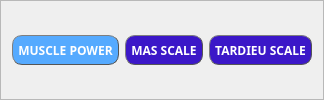
            <widget class="QFrame" name="frame_24">
             <property name="minimumSize">
              <size>
               <width>0</width>
               <height>40</height>
              </size>
             </property>
             <property name="font">
              <font>
               <pointsize>9</pointsize>
              </font>
             </property>
             <property name="frameShape">
              <enum>QFrame::StyledPanel</enum>
             </property>
             <property name="frameShadow">
              <enum>QFrame::Raised</enum>
             </property>
             <layout class="QHBoxLayout" name="horizontalLayout_9">
              <item>
               <widget class="QPushButton" name="regpg2Back_btn_9">
                <property name="sizePolicy">
                 <sizepolicy hsizetype="Minimum" vsizetype="Fixed">
                  <horstretch>0</horstretch>
                  <verstretch>0</verstretch>
                 </sizepolicy>
                </property>
                <property name="minimumSize">
                 <size>
                  <width>0</width>
                  <height>30</height>
                 </size>
                </property>
                <property name="maximumSize">
                 <size>
                  <width>400</width>
                  <height>16777215</height>
                 </size>
                </property>
                <property name="font">
                 <font>
                  <family>Segoe UI Black</family>
                  <weight>75</weight>
                  <bold>true</bold>
                 </font>
                </property>
                <property name="styleSheet">
                 <string notr="true">QPushButton {
    color:#ffffff ;
    border: 1px solid #555;
    border-radius: 10px;
    border-style: outset;
    background:#55aaff;
        
    padding: 5px;
    }

QPushButton:hover {
    background:#60adff
    }

QPushButton:pressed {
    border-style: inset;
    background:#55aaff
      
}</string>
                </property>
                <property name="text">
                 <string>MUSCLE POWER</string>
                </property>
               </widget>
              </item>
              <item>
               <widget class="QPushButton" name="regpg2Back_btn_8">
                <property name="sizePolicy">
                 <sizepolicy hsizetype="Minimum" vsizetype="Fixed">
                  <horstretch>0</horstretch>
                  <verstretch>0</verstretch>
                 </sizepolicy>
                </property>
                <property name="minimumSize">
                 <size>
                  <width>0</width>
                  <height>30</height>
                 </size>
                </property>
                <property name="maximumSize">
                 <size>
                  <width>400</width>
                  <height>16777215</height>
                 </size>
                </property>
                <property name="font">
                 <font>
                  <family>Segoe UI Black</family>
                  <weight>75</weight>
                  <bold>true</bold>
                 </font>
                </property>
                <property name="styleSheet">
                 <string notr="true">QPushButton {
    color:#ffffff ;
    border: 1px solid #555;
    border-radius: 10px;
    border-style: outset;
    background:#3b17c8;
        
    padding: 5px;
    }

QPushButton:hover {
    background: rgb(85, 0, 255)
    }

QPushButton:pressed {
    border-style: inset;
    background:#3b17c8
      
}</string>
                </property>
                <property name="text">
                 <string>MAS SCALE</string>
                </property>
               </widget>
              </item>
              <item>
               <widget class="QPushButton" name="regpg2Back_btn_7">
                <property name="sizePolicy">
                 <sizepolicy hsizetype="Minimum" vsizetype="Fixed">
                  <horstretch>0</horstretch>
                  <verstretch>0</verstretch>
                 </sizepolicy>
                </property>
                <property name="minimumSize">
                 <size>
                  <width>0</width>
                  <height>30</height>
                 </size>
                </property>
                <property name="maximumSize">
                 <size>
                  <width>400</width>
                  <height>16777215</height>
                 </size>
                </property>
                <property name="font">
                 <font>
                  <family>Segoe UI Black</family>
                  <weight>75</weight>
                  <bold>true</bold>
                 </font>
                </property>
                <property name="styleSheet">
                 <string notr="true">QPushButton {
    color:#ffffff ;
    border: 1px solid #555;
    border-radius: 10px;
    border-style: outset;
    background:#3b17c8;
        
    padding: 5px;
    }

QPushButton:hover {
    background: rgb(85, 0, 255)
    }

QPushButton:pressed {
    border-style: inset;
    background:#3b17c8
      
}</string>
                </property>
                <property name="text">
                 <string>TARDIEU SCALE</string>
                </property>
               </widget>
              </item>
             </layout>
            </widget>
